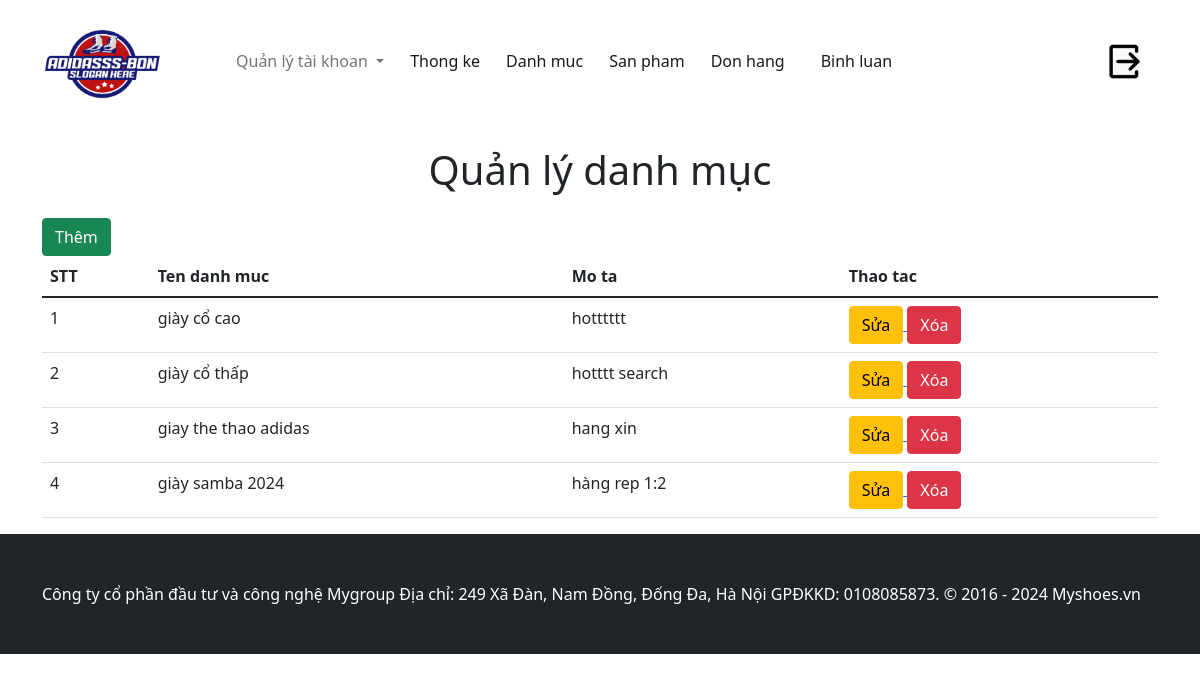
The page /admin/?act=danh-muc (signed in) on the database its author committed.
### tables this page shows
CREATE TABLE `danh_mucs` (
  `id` int NOT NULL,
  `ten_danh_muc` varchar(255) NOT NULL,
  `mo_ta` text
);

### admin/controller/adminDanhMucController.php (called while the page is built, shortened)
<?php
class adminDanhmucController
{
    public $modelDanhmuc;
    public function __construct()
    {
        $this->modelDanhmuc = new adminDanhmuc();
    }
    public function danhsachdanhmuc()
    {
        $listDanhmuc = $this->modelDanhmuc->getAllDanhmuc();
        require_once './view/danhmuc/listDanhmuc.php';
    }
}

### commons/function.php (called while the page is built, shortened)
<?php
function connectDB() {
    $host = DB_HOST;
    $port = DB_PORT;
    $dbname = DB_NAME;
    try {
        $conn = new PDO("mysql:host=$host;port=$port;dbname=$dbname", DB_USERNAME, DB_PASSWORD);
        $conn->setAttribute(PDO::ATTR_ERRMODE, PDO::ERRMODE_EXCEPTION);
        $conn->setAttribute(PDO::ATTR_DEFAULT_FETCH_MODE, PDO::FETCH_ASSOC);
        return $conn;
    } catch (PDOException $e) {
        echo ("Connection failed: " . $e->getMessage());
    }
}

### admin/model/adminDanhMuc.php (called while the page is built, shortened)
<?php
class adminDanhmuc
{
    public $conn;
    public function __construct()
    {
        $this->conn = connectDB();
    }
    public function getAllDanhmuc()
    {
        try {
            $sql = 'SELECT * FROM danh_mucs';
            $stmt = $this->conn->prepare($sql);
            $stmt->execute();
            return $stmt->fetchAll();
        } catch (Exception $e) {
            echo "Loi" . $e->getMessage();
        }
    }
}

### admin/view/danhmuc/listDanhmuc.php (the view)
<div class="container">
  <h1 class="my-4 text-center">Quản lý danh mục</h1>
  <a href="<?= BASE_URL_AMIN . '?act=form-them-danh-muc' ?>"><button class="btn btn-success">Thêm</button></a>
  <table class="table">
    <thead>
      <tr>
        <th scope="col">STT</th>
        <th scope="col">Ten danh muc</th>
        <th scope="col">Mo ta</th>
        <th scope="col">Thao tac</th>
      </tr>
    </thead>
    <tbody>
      <?php foreach ($listDanhmuc as $key => $danhmuc) : ?>
        <tr>
          <td><?= $key + 1 ?></td>
          <td><?= $danhmuc['ten_danh_muc'] ?></td>
          <td><?= $danhmuc['mo_ta'] ?></td>
          <td>
            <a href="<?= BASE_URL_AMIN . '?act=form-sua-danh-muc&id_danh_muc=' . $danhmuc['id'] ?>">
              <button class="btn btn-warning">Sửa</button>
            </a>
            <a href="<?= BASE_URL_AMIN . '?act=xoa-danh-muc&id_danh_muc=' . $danhmuc['id'] ?>"
            onclick="return confirm('Bạn muốn xóa không ?')">
              <button class="btn btn-danger">Xóa</button>
            </a>
          </td>
        </tr>
      <?php endforeach ?>
    </tbody>
  </table>
</div>

### rows shown on the page
danh_mucs: ten_danh_muc "giày cổ cao", mo_ta "hotttttt"
danh_mucs: ten_danh_muc "giày cổ thấp", mo_ta "hotttt search"
danh_mucs: ten_danh_muc "giay the thao adidas", mo_ta "hang xin"
danh_mucs: ten_danh_muc "giày samba 2024", mo_ta "hàng rep 1:2"
